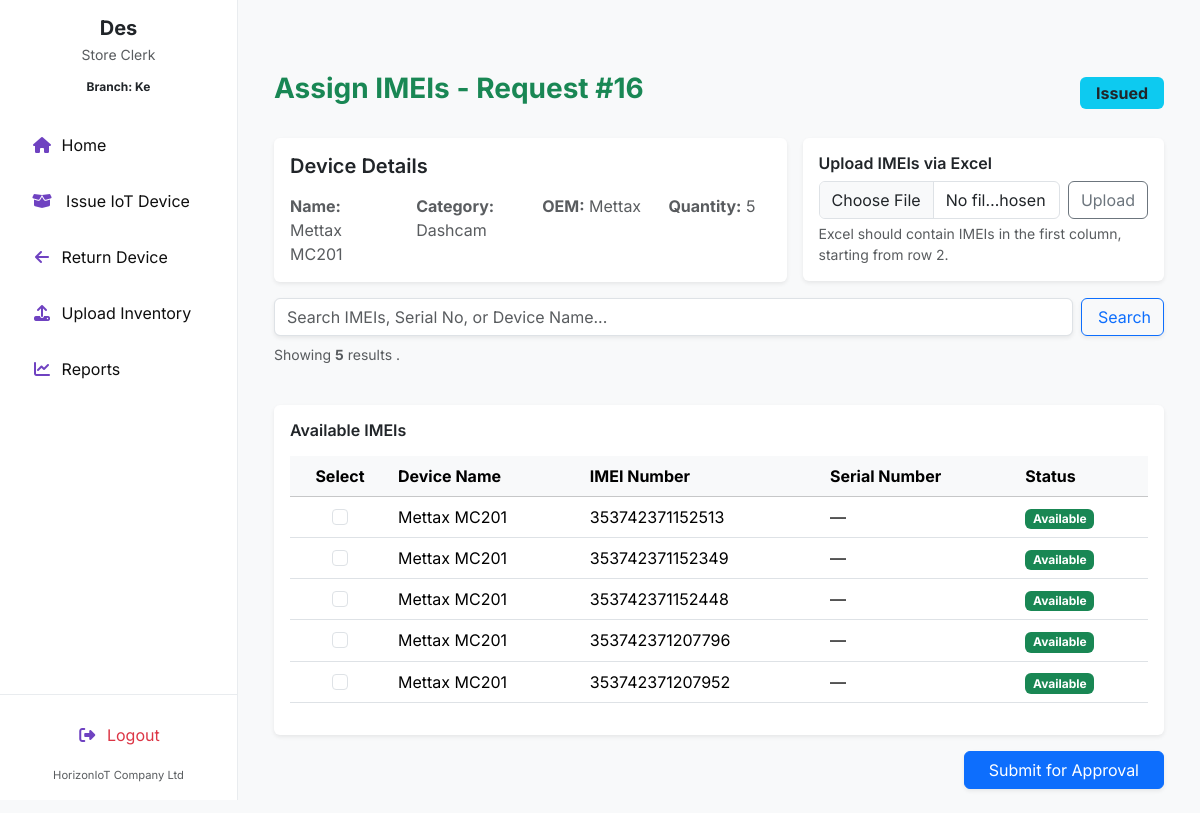
The app's page /select_imeis/16/ (signed in), older data.
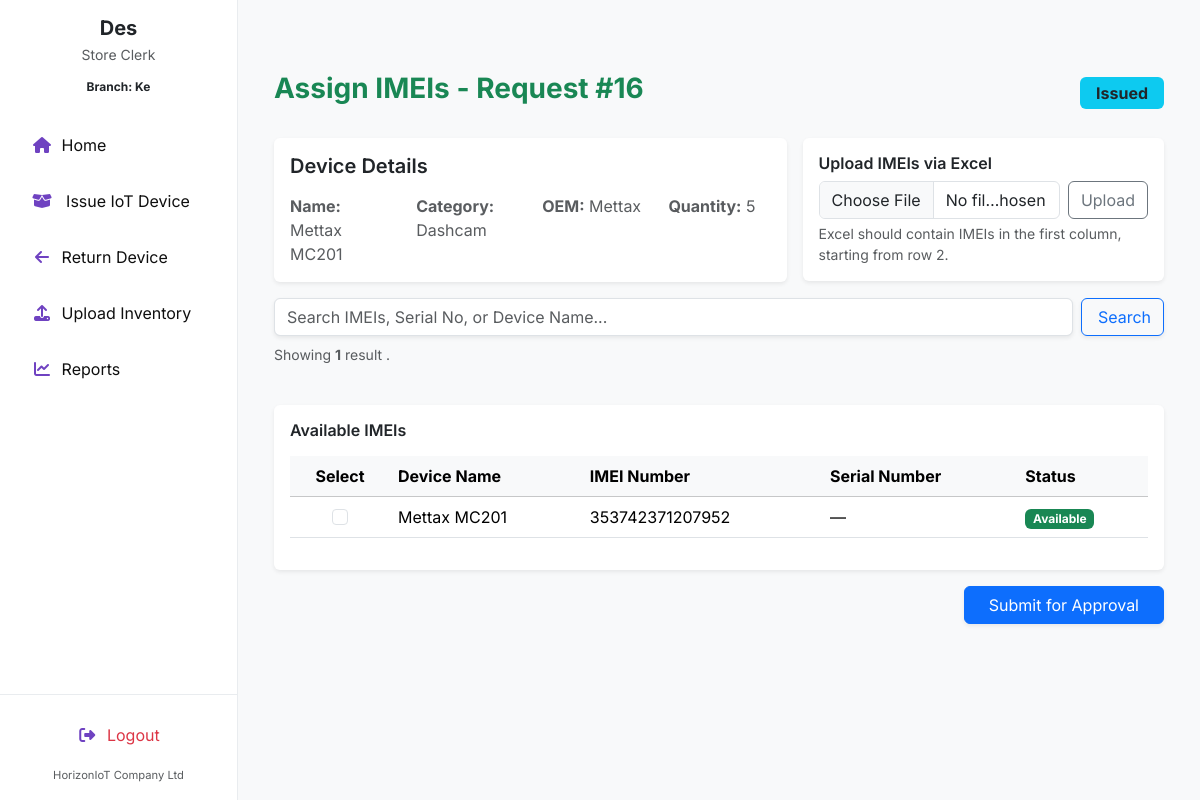
The same page, newer data.
### invent/models.py (models this page shows, shortened)
class DeviceIMEI(models.Model):
    device = models.ForeignKey(
        'Device',
        on_delete=models.CASCADE,
        related_name='imeis'
    )
    imei_number = models.CharField(max_length=50, unique=True)
    serial_no = models.CharField(max_length=50, unique=True, null=True, blank=True)
    mac_address = models.CharField(max_length=50, unique=True, null=True, blank=True)
    is_available = models.BooleanField(default=True)
    added_on = models.DateTimeField(auto_now_add=True)
    class Meta:
        ordering = ['-added_on']

class Device(models.Model):
    STATUS_CHOICES = (
        ('available', 'Available'),
        ('issued', 'Issued'),
        ('returned', 'Returned'),
        ('faulty', 'Faulty'),
    )
    name = models.CharField(max_length=255)
    oem = models.ForeignKey(OEM, on_delete=models.SET_NULL, null=True, blank=False, related_name='devices')
    product_id = models.CharField(max_length=30, blank=True)
    category = models.CharField(max_length=100, blank=True, help_text="e.g. Laptop or Router")
    manufacturer = models.CharField(max_length=100, blank=True)
    description = models.TextField(blank=True)
    branch = models.ForeignKey(Branch, on_delete=models.SET_NULL, null=True, blank=True)
    country = models.ForeignKey(Country, on_delete=models.SET_NULL, null=True, blank=True)
    status = models.CharField(max_length=20, choices=STATUS_CHOICES, default='available')
    class Meta:
        permissions = [
            ("can_issue_item", "Can issue device to client"),
            ("can_return_item", "Can record device returns"),
        ]

### invent/views.py (the view, shortened to what this page needs)
# urls.py: path('select_imeis/<int:request_id>/', views.select_imeis, name='select_imeis'),
@login_required
@permission_required('invent.can_issue_item', raise_exception=True)
def select_imeis(request, request_id):
    device_request = get_object_or_404(DeviceRequest, id=request_id)
    requested_device = device_request.device
    user = request.user
    query = request.GET.get("q", "").strip()
    available_imeis = DeviceIMEI.objects.filter(
        device__name=requested_device.name,
        device__oem=requested_device.oem,
        is_available=True,
    ).select_related('device')
    available_count = available_imeis.count()
    context = {
        'device_request': device_request,
        'available_imeis': available_imeis,
        'query': query,
        'available_count': available_count,
    }
    return render(request, 'invent/select_imeis.html', context)

### invent/context_processors.py (called while the page is built)
def user_branch(request):
    branch = None
    try:
        if request.user.is_authenticated:
            profile = getattr(request.user, 'profile', None)
            branch = getattr(profile, 'branch', None)
    except Exception:
        branch = None
    return {'user_branch': branch}

### invent/models.py (called while the page is built)
    def __str__(self): return self.name

### invent/templates/invent/select_imeis.html (shortened to what the changed rows need)
{% extends 'invent/base_store_clerk.html' %}
{% load static %}
{% block content %}
<div class="container mt-5">
  <div class="row mb-4">
    <div class="col-md-12">
      <form method="get" class="d-flex">
        <input
          type="text"
          name="q"
          value="{{ query }}"
          class="form-control shadow-sm me-2"
          placeholder="Search IMEIs, Serial No, or Device Name..."
        >
        <button class="btn btn-outline-primary shadow-sm">
        </button>
      </form>
      <p class="text-muted small mt-2">
        Showing <strong>{{ available_imeis|length }}</strong> result{{ available_imeis|pluralize }}
        {% if query %} for "<strong>{{ query }}</strong>"{% endif %}.
      </p>
    </div>
  </div>
  <form method="POST">
    <div class="card shadow-sm border-0">
      <div class="card-body">
        <div class="table-responsive">
          <table class="table table-hover align-middle">
            <thead class="table-light">
              <tr>
                <th scope="col" class="text-center">Select</th>
                <th scope="col">Device Name</th>
                <th scope="col">IMEI Number</th>
                <th scope="col">Serial Number</th>
                <th scope="col">Status</th>
              </tr>
            </thead>
            <tbody>
              {% for imei in available_imeis %}
              <tr class="align-middle">
                <td class="text-center">
                  <input class="form-check-input select-checkbox" type="checkbox" name="selected_imeis" value="{{ imei.id }}">
                </td>
                <td>{{ imei.device.name }}</td>
                <td>{{ imei.imei_number }}</td>
                <td>{{ imei.device.serial_no|default:"—" }}</td>
                <td>
                  {% if imei.is_available %}
                    <span class="badge bg-success">Available</span>
                  {% else %}
                    <span class="badge bg-secondary">Unavailable</span>
                  {% endif %}
                </td>
              </tr>
              {% empty %}
              <tr>
                <td colspan="5" class="text-center text-muted py-4">
                  No available IMEIs found{% if query %} for "<strong>{{ query }}</strong>"{% endif %}.
                </td>
              </tr>
              {% endfor %}
            </tbody>
          </table>
        </div>
      </div>
    </div>
  </form>
</div>
{% endblock content %}

Row changes from the older to the newer data that the page shows:
no longer on this page (row edited): DeviceIMEI: device.name "Mettax MC201", imei_number "353742371152513", device.serial_no "—", is_available "Available"
no longer on this page (row edited): DeviceIMEI: device.name "Mettax MC201", imei_number "353742371152349", device.serial_no "—", is_available "Available"
no longer on this page (row edited): DeviceIMEI: device.name "Mettax MC201", imei_number "353742371152448", device.serial_no "—", is_available "Available"
no longer on this page (row edited): DeviceIMEI: device.name "Mettax MC201", imei_number "353742371207796", device.serial_no "—", is_available "Available"
Text that changed along with them:
{{ available_imeis|length }}: "5" → "1"
